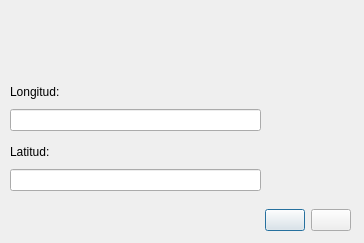
<?xml version="1.0" encoding="UTF-8"?>
<ui version="4.0">
 <class>SigCaceresDialogBase</class>
 <widget class="QDialog" name="SigCaceresDialogBase">
  <property name="geometry">
   <rect>
    <x>0</x>
    <y>0</y>
    <width>364</width>
    <height>243</height>
   </rect>
  </property>
  <property name="windowTitle">
   <string>Búsqueda coordenadas en EPSG:4326</string>
  </property>
  <widget class="QLabel" name="label_iconsig">
   <property name="geometry">
    <rect>
     <x>0</x>
     <y>10</y>
     <width>111</width>
     <height>41</height>
    </rect>
   </property>
   <property name="text">
    <string/>
   </property>
   <property name="pixmap">
    <pixmap>:/plugins/buscador_sig_caceres/iconos/logo-sig.png</pixmap>
   </property>
   <property name="scaledContents">
    <bool>true</bool>
   </property>
  </widget>
  <widget class="QLabel" name="label_iconayto">
   <property name="geometry">
    <rect>
     <x>110</x>
     <y>10</y>
     <width>91</width>
     <height>41</height>
    </rect>
   </property>
   <property name="text">
    <string/>
   </property>
   <property name="pixmap">
    <pixmap>:/plugins/buscador_sig_caceres/iconos/logo-ayto.png</pixmap>
   </property>
   <property name="scaledContents">
    <bool>true</bool>
   </property>
  </widget>
  <widget class="QWidget" name="layoutWidget">
   <property name="geometry">
    <rect>
     <x>10</x>
     <y>20</y>
     <width>341</width>
     <height>52</height>
    </rect>
   </property>
   <layout class="QHBoxLayout" name="horizontalLayout">
    <item>
     <widget class="QLabel" name="label_iconsig_2">
      <property name="maximumSize">
       <size>
        <width>100</width>
        <height>50</height>
       </size>
      </property>
      <property name="text">
       <string/>
      </property>
      <property name="pixmap">
       <pixmap>../../iconos/logo-sig.png</pixmap>
      </property>
      <property name="scaledContents">
       <bool>true</bool>
      </property>
     </widget>
    </item>
    <item>
     <spacer name="horizontalSpacer">
      <property name="orientation">
       <enum>Qt::Horizontal</enum>
      </property>
      <property name="sizeHint" stdset="0">
       <size>
        <width>40</width>
        <height>20</height>
       </size>
      </property>
     </spacer>
    </item>
    <item>
     <widget class="QLabel" name="label_iconayto_2">
      <property name="maximumSize">
       <size>
        <width>130</width>
        <height>50</height>
       </size>
      </property>
      <property name="text">
       <string/>
      </property>
      <property name="pixmap">
       <pixmap>../../iconos/logo-ayto.png</pixmap>
      </property>
      <property name="scaledContents">
       <bool>true</bool>
      </property>
     </widget>
    </item>
   </layout>
  </widget>
  <widget class="QWidget" name="verticalLayoutWidget_2">
   <property name="geometry">
    <rect>
     <x>10</x>
     <y>140</y>
     <width>341</width>
     <height>51</height>
    </rect>
   </property>
   <layout class="QVBoxLayout" name="verticalLayout_2">
    <property name="topMargin">
     <number>0</number>
    </property>
    <item>
     <widget class="QLabel" name="label_4">
      <property name="text">
       <string>Latitud:</string>
      </property>
     </widget>
    </item>
    <item>
     <layout class="QHBoxLayout" name="horizontalLayout_5">
      <property name="topMargin">
       <number>0</number>
      </property>
      <item>
       <widget class="QLineEdit" name="lineEdit_y"/>
      </item>
      <item>
       <spacer name="horizontalSpacer_3">
        <property name="orientation">
         <enum>Qt::Horizontal</enum>
        </property>
        <property name="sizeType">
         <enum>QSizePolicy::Fixed</enum>
        </property>
        <property name="sizeHint" stdset="0">
         <size>
          <width>90</width>
          <height>20</height>
         </size>
        </property>
       </spacer>
      </item>
     </layout>
    </item>
   </layout>
  </widget>
  <widget class="QWidget" name="verticalLayoutWidget_4">
   <property name="geometry">
    <rect>
     <x>10</x>
     <y>80</y>
     <width>341</width>
     <height>51</height>
    </rect>
   </property>
   <layout class="QVBoxLayout" name="verticalLayout_4">
    <property name="topMargin">
     <number>0</number>
    </property>
    <item>
     <widget class="QLabel" name="label_5">
      <property name="text">
       <string>Longitud:</string>
      </property>
     </widget>
    </item>
    <item>
     <layout class="QHBoxLayout" name="horizontalLayout_6">
      <property name="topMargin">
       <number>0</number>
      </property>
      <item>
       <widget class="QLineEdit" name="lineEdit_x"/>
      </item>
      <item>
       <spacer name="horizontalSpacer_2">
        <property name="orientation">
         <enum>Qt::Horizontal</enum>
        </property>
        <property name="sizeType">
         <enum>QSizePolicy::Fixed</enum>
        </property>
        <property name="sizeHint" stdset="0">
         <size>
          <width>90</width>
          <height>20</height>
         </size>
        </property>
       </spacer>
      </item>
     </layout>
    </item>
   </layout>
  </widget>
  <widget class="QWidget" name="verticalLayoutWidget_5">
   <property name="geometry">
    <rect>
     <x>10</x>
     <y>200</y>
     <width>341</width>
     <height>41</height>
    </rect>
   </property>
   <layout class="QHBoxLayout" name="horizontalLayout_2">
    <item>
     <layout class="QHBoxLayout" name="horizontalLayout_3">
      <item>
       <spacer name="horizontalSpacer_4">
        <property name="orientation">
         <enum>Qt::Horizontal</enum>
        </property>
        <property name="sizeHint" stdset="0">
         <size>
          <width>40</width>
          <height>20</height>
         </size>
        </property>
       </spacer>
      </item>
     </layout>
    </item>
    <item>
     <widget class="QPushButton" name="pushButton_zoom">
      <property name="sizePolicy">
       <sizepolicy hsizetype="Fixed" vsizetype="Fixed">
        <horstretch>0</horstretch>
        <verstretch>0</verstretch>
       </sizepolicy>
      </property>
      <property name="toolTip">
       <string>Zoom </string>
      </property>
      <property name="text">
       <string/>
      </property>
      <property name="icon">
       <iconset>
        <normaloff>../../iconos/zoom.png</normaloff>../../iconos/zoom.png</iconset>
      </property>
      <property name="iconSize">
       <size>
        <width>30</width>
        <height>30</height>
       </size>
      </property>
     </widget>
    </item>
    <item>
     <widget class="QPushButton" name="pushButton_clean">
      <property name="enabled">
       <bool>true</bool>
      </property>
      <property name="sizePolicy">
       <sizepolicy hsizetype="Fixed" vsizetype="Fixed">
        <horstretch>0</horstretch>
        <verstretch>0</verstretch>
       </sizepolicy>
      </property>
      <property name="toolTip">
       <string>Limpiar</string>
      </property>
      <property name="text">
       <string/>
      </property>
      <property name="icon">
       <iconset>
        <normaloff>../../iconos/clean.png</normaloff>../../iconos/clean.png</iconset>
      </property>
      <property name="iconSize">
       <size>
        <width>30</width>
        <height>30</height>
       </size>
      </property>
     </widget>
    </item>
   </layout>
  </widget>
 </widget>
 <resources/>
 <connections/>
</ui>
